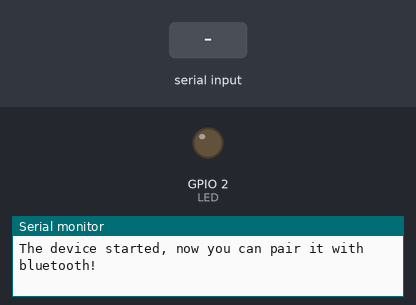
A program run on a simulated ESP32. On the bench: output pins drawn as LEDs (lit = HIGH), the last lines printed to the serial monitor. The test bench sets the inputs (shaded band). Nothing arrives over Bluetooth unless stated.

Above: at 1.2 s.
1.3 s: "Led On\n" received over the second serial link
At 1.6 s:
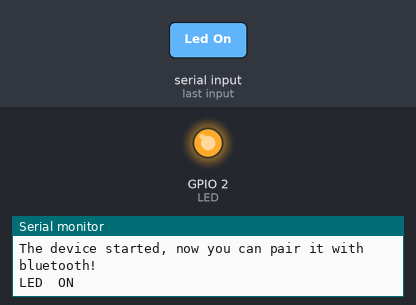
2.8 s: "Led Off\n" received over the second serial link
At 3.8 s:
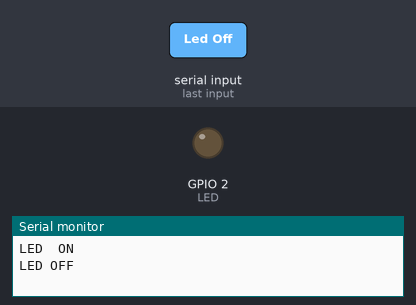
4.3 s: "Toggle\n" received over the second serial link
At 4.8 s:
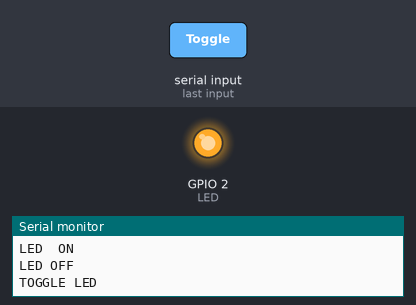
Timing chart, 0 to 7.3 s (numbered marks = the images above; inputs shaded):
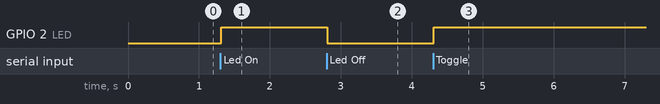

Measured:
- after the input at 1.3 s, GPIO 2 (LED): LOW → HIGH at once
- after the input at 2.8 s, GPIO 2 (LED): HIGH → LOW at once
- after the input at 4.3 s, GPIO 2 (LED): LOW → HIGH at once

The program:

main.cpp
```cpp
// this library forms part of the ESP32  Boards Manager file
#include "BluetoothSerial.h"

#if !defined(CONFIG_BT_ENABLED)  || !defined(CONFIG_BLUEDROID_ENABLED)
#error Bluetooth is not enabled! Please  run `make menuconfig` to and enable it
#endif

#if !defined(CONFIG_BT_SPP_ENABLED)
#error  Serial Bluetooth not available or not enabled. It is only available for the ESP32  chip.
#endif

// set variables and constants
BluetoothSerial SerialBT;                   // set the Object SerialBT
String text = "";                           //  define the text variable to receive BT input
int LED = 2;                                //  the pin number of the onboard LED
bool LED_STATE = false;                     //  set the LED Status to False

// set up a number array called BT.
// The  assigned values are LED_ON = 0, LED_OFF = 1, TOGGLE = 2, UNDEFINED = 3
enum BT  {LED_ON, LED_OFF, TOGGLE, UNDEFINED };
int BT = LED_OFF;                            //  set the enum array to 1

void setup() {
  Serial.begin(115200);                      //  Serial Monitor
  SerialBT.begin("ESP32test");               // Bluetooth device  name
  Serial.println("The device started, now you can pair it with bluetooth!");
  pinMode(LED, OUTPUT);              // set up the onboard LED pin as output
}

void  loop() {
  // This line sets the output from the PC to the BT device
  if  (Serial.available()) {SerialBT.write(Serial.read()); }

  // This line sets  the input from the device to the PC
  if (SerialBT.available() > 0) {
    //  stripping transfer characters to get the actual text
    text = SerialBT.readStringUntil('\n');     // get the BT input upto CRLF
    text.trim();                               //  remove whitespace

    // set the value of BT enum array dependent on the  input text received
    if (text == "Led On"){ BT = LED_ON; }       // set  BT to 0
    else if (text == "Led Off"){ BT = LED_OFF; }// set BT to 1
    else if (text == "Toggle"){ BT = TOGGLE; }  // set BT to 2
    else { BT  = UNDEFINED; }                    // input not recognised
    //Serial.println(text);                     // show the received text in the monitor

    // this  switch case statement uses the value of BT to decide which code to run
    switch  (BT) {
      case 0 :                                  // LED_ON
        LED_STATE  = true;                       // set the variable to true
        Serial.println("LED  ON");               // print to the Monitor
        digitalWrite(LED,  LED_STATE);   // turn on the LED
        break;                                  //  break out of the switch case statement

      case 1 :                                  //  LED_OFF
        LED_STATE = false;                      // set the variable to  false
        Serial.println("LED OFF");              // print to the Monitor
        digitalWrite(LED, LED_STATE);   // turn off the LED
        break;                                  // break out of the switch case statement

      case 2 :                                  // LED_TOGGLE
        LED_STATE  = !LED_STATE;                 // set the variable. Toggle the previous state
        Serial.println("TOGGLE LED");           // print to the Monitor
        digitalWrite(LED,  LED_STATE);   // toggle the LED
        break;                                  //  break out of the switch case statement

      case 3:                                   //  UNDEFINED
        LED_STATE = false;                      // set the variable  to false
        Serial.println("UNDEFINED INPUT");      // print to the Monitor
        digitalWrite(LED, LED_STATE);   // turn off the LED
        break;                                  // break out of the switch case statement

      default :                                 // if BT is not in the correct range  then this code is executed
        Serial.println("Unrecognised input received");
    }
  }
  // slight 20ms delay
  delay(20);
}
```
